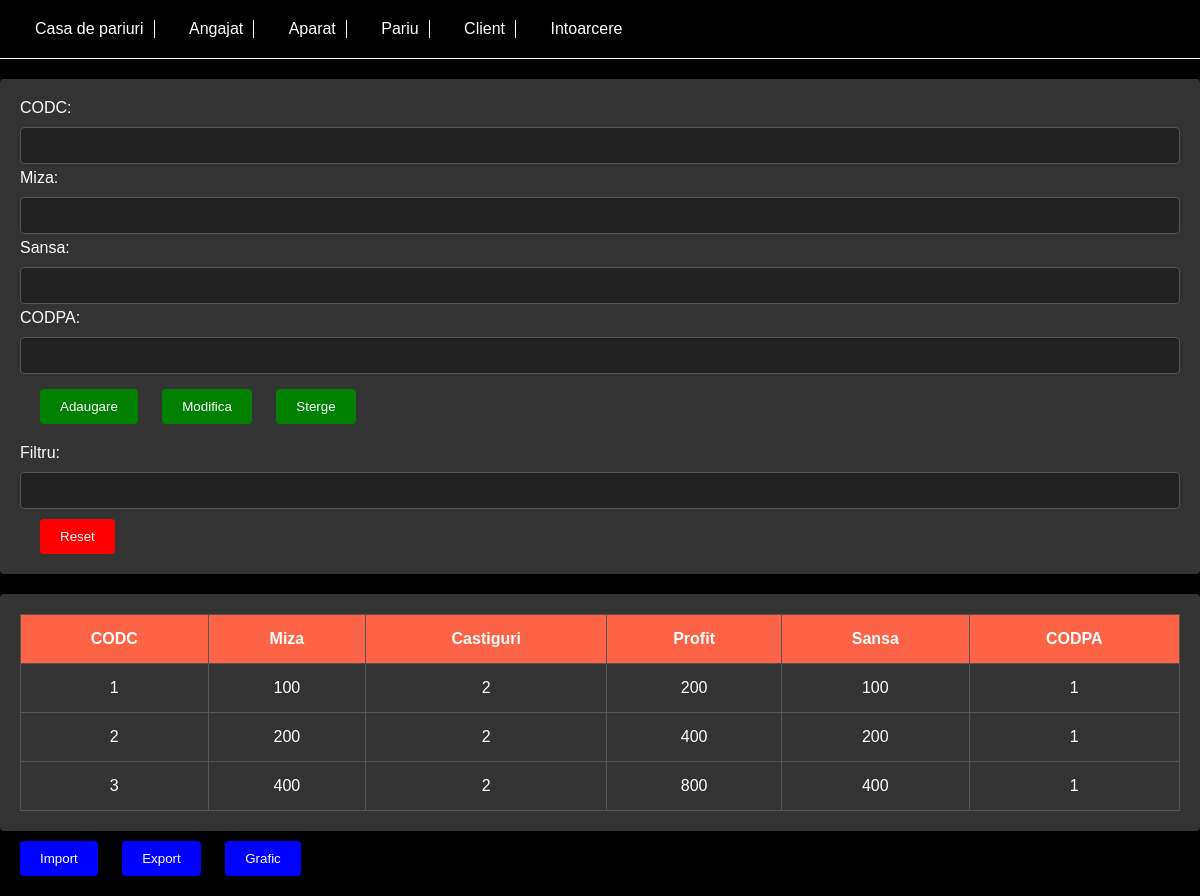
/Tabele/cota.php, run on the app's committed database.
### tables this page shows
CREATE TABLE `cota` (
  `CODC` int(11) NOT NULL,
  `Miza` float NOT NULL,
  `Castiguri` float NOT NULL,
  `Profit` float NOT NULL,
  `Sansa` float NOT NULL,
  `CODPA` int(11) NOT NULL
);

### Tabele/cota.php (the view, shortened to what this page needs)
<!DOCTYPE html>
<html lang="en">
<head>
    <link rel="stylesheet" type="text/css" href="../Styles/style3.css">
</head>
<body>
<header>
    <nav>
        <ul>
            <li><a href="casa_de_pariuri.php">Casa de pariuri</a></li>
            <li><a href="angajat.php">Angajat</a></li>
            <li><a href="aparat.php">Aparat</a></li>
            <li><a href="pariu.php">Pariu</a></li>
            <li><a href="client.php">Client</a></li>
            <li><a href="../welcome.php">Intoarcere</a>
            </li>
        </ul>
    </nav>
</header>
<div class="inputContainer">
    <form method="post" action="">
        <label for="codc">CODC:</label>
        <input style="margin-bottom: 5px" type="text" id="codc" name="codc"><br>
        <label for="miza">Miza:</label>
        <input style="margin-bottom: 5px" type="text" id="miza" name="miza"><br>
        <label for="sansa">Sansa:</label>
        <input style="margin-bottom: 5px" type="text" id="sansa" name="sansa"><br>
        <label for="codpa">CODPA:</label>
        <input style="margin-bottom: 5px" type="text" id="codpa" name="codpa"><br>
        <input type="submit" name="adaugare" value="Adaugare">
        <input type="submit" name="modifica" value="Modifica">
        <input type="submit" name="sterge" value="Sterge"><br>
        <label for="cautare">Filtru:</label>
        <input type="text" id="cautare" name="cautare"><br>
        <input type="button" id="reset" class="resetButton" value="Reset">
    </form>
</div>
<div class="tableContainer">
    <table>
        <thead>
        <tr>
            <th>CODC</th>
            <th>Miza</th>
            <th>Castiguri</th>
            <th>Profit</th>
            <th>Sansa</th>
            <th>CODPA</th>
        </tr>
        </thead>
        <tbody>
        <?php
        $servername = "localhost";
        $username = "admin";
        $password = "1234";
        $db_name = "casa_de_pariuri";
        $conn = new mysqli($servername, $username, $password, $db_name);
        $sql = "SELECT CODC, Miza, Castiguri, Profit, Sansa, CODPA FROM cota";
        $result = $conn->query($sql);
        if ($result->num_rows > 0) {
            while ($row = $result->fetch_assoc()) {
                echo "<tr onclick='fillInputs(\"" . $row["CODC"] . "\",\"" . $row["Miza"] . "\",\"" . $row["Sansa"] . "\",\"" . $row["CODPA"] . "\")'><td>" . $row["CODC"] . "</td><td>" . $row["Miza"] . "</td><td>" . $row["Sansa"] . "</td><td>" . $row["Castiguri"] . "</td><td>" . $row["Profit"] . "</td><td>" . $row["CODPA"] . "</td></tr>";
            }
        } else {
            echo "<tr><td colspan='4'>0 results</td></tr>";
        }
        ?>
        </tbody>
    </table>
</div>
<input type="button" id="import" class="importButton" value="Import">
<input type="button" id="export" class="exportButton" value="Export">
<input type="button" id="frequency" class="graphButton" value="Grafic">
</body>
</html>

### Styles/style3.css (style rules this page uses)
body { font-family: Arial, sans-serif; background-color: #000000; color: #ffffff; margin: 0; }
header { background-color: #000000; padding: 20px; border-bottom: 1px solid #ffffff; }
nav ul { list-style-type: none; padding: 0; margin: 0; }
nav ul li { display: inline-block; margin: 0 15px; padding-right: 10px; border-right: 1px solid #ffffff; }
nav ul li:last-child { border-right: none; }
nav ul li a { color: #ffffff; text-decoration: none; }
.inputContainer, .filterContainer, .tableContainer, .importExportContainer, .graphContainer { margin-top: 20px; padding: 20px; background-color: #333333; border-radius: 4px; }
.inputContainer label, .filterContainer label { display: block; margin-bottom: 10px; color: #ffffff; }
.inputContainer input[type="text"], .filterContainer input[type="text"] { width: 100%; padding: 10px; border: 1px solid #555555; border-radius: 4px; box-sizing: border-box; background-color: #222222; color: #ffffff; }
.inputContainer input[type="submit"], .filterContainer input[type="button"], .importExportContainer input[type="button"], .graphContainer input[type="button"] { padding: 10px 20px; background-color: green; color: #ffffff; border: none; border-radius: 4px; cursor: pointer; transition: background-color 0.2s ease; margin-left: 20px; margin-top: 10px; margin-bottom: 20px; }
.tableContainer { overflow-y: auto; max-height: 300px; }
table { width: 100%; border-collapse: collapse; color: #ffffff; }
table, th, td { border: 1px solid #555555; padding: 15px; text-align: center; }
th { background-color: #FF6347; color: #ffffff; }
.resetButton { padding: 10px 20px; background-color: red; color: #ffffff; border: none; border-radius: 4px; cursor: pointer; transition: background-color 0.2s ease; margin-left: 20px; margin-top: 10px; }
.graphButton, .importButton, .exportButton { padding: 10px 20px; background-color: blue; color: #ffffff; border: none; border-radius: 4px; cursor: pointer; transition: background-color 0.2s ease; margin-left: 20px; margin-top: 10px; margin-bottom: 20px; }

### data on the page
cota: CODC "1", Miza "100", Sansa "2", Castiguri "200", Profit "100", CODPA "1"
cota: CODC "2", Miza "200", Sansa "2", Castiguri "400", Profit "200", CODPA "1"
cota: CODC "3", Miza "400", Sansa "2", Castiguri "800", Profit "400", CODPA "1"
